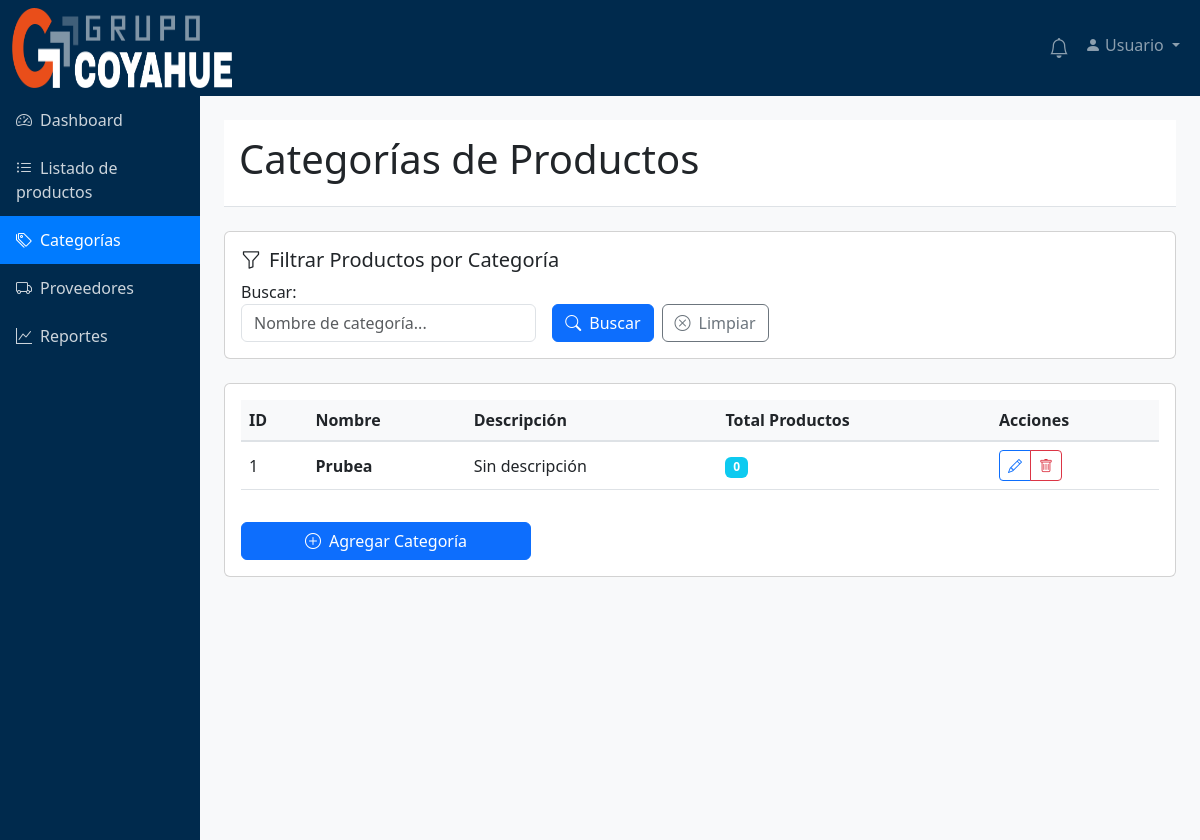
Page /api/categorias/ on the earlier database version.
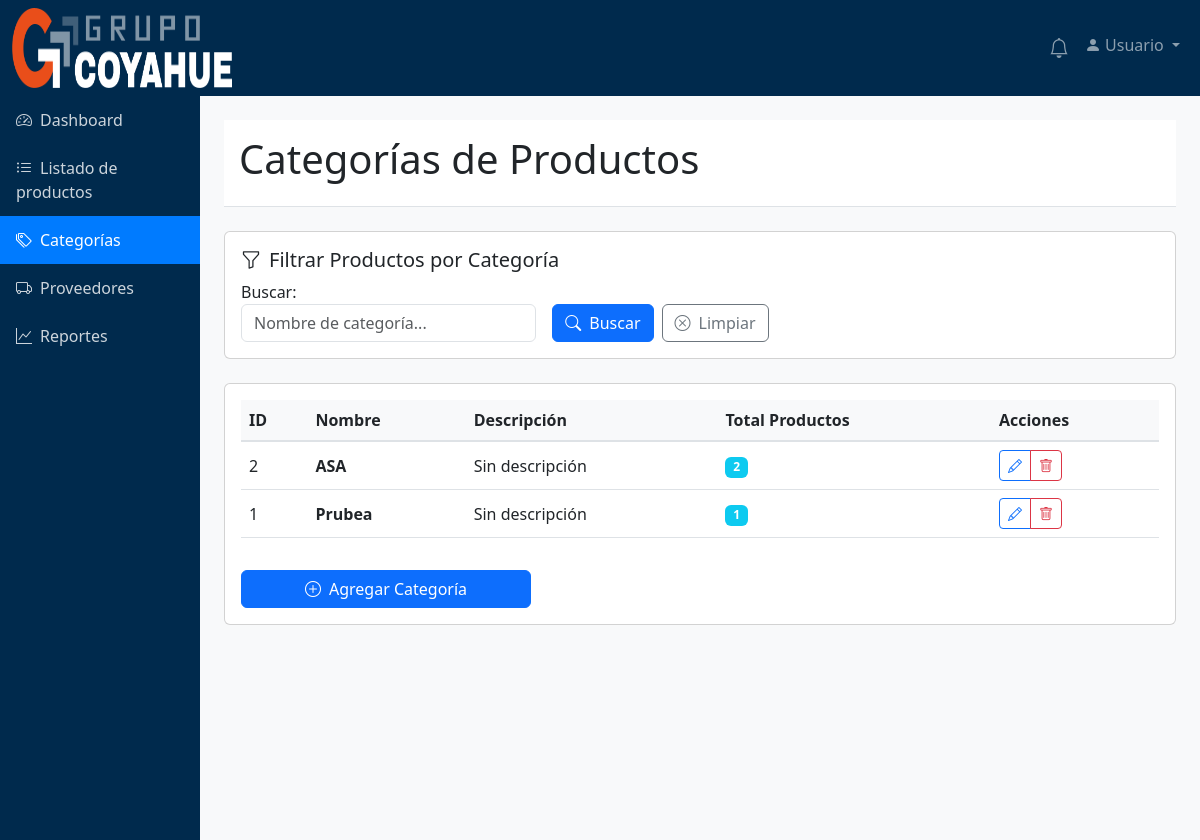
Same page on the later database version.
### app_inventario/models.py (models this page shows, shortened)
class Categorias(models.Model):
    nombre = models.CharField(max_length=100, unique=True)
    imagen =models.ImageField(upload_to='categorias/', blank=True, null=True)
    class Meta:
        verbose_name_plural = "Categorías"

### app_inventario/views.py (the view)
# urls.py: path('categorias/', views.categorias_list, name='categorias'),
def categorias_list(request):
    categorias = Categorias.objects.all()
    filter_form = CategoriasFilterForm(request.GET)
    if filter_form.is_valid():
        search = filter_form.cleaned_data.get("search")
        if search:
            categorias = categorias.filter(
                Q(nombre__icontains=search)
                | Q(descripcion__icontains=search)
            )
    categorias = categorias.order_by("nombre")
    context = {
        "categorias": categorias,
        "filter_form": filter_form,
        "total_categorias": categorias.count(),
    }
    return render(request, "listar_categorias.html", context)

### app_inventario/forms.py
class CategoriasFilterForm(forms.Form):
    search = forms.CharField(
        required=False,
        label='Buscar',
        widget=forms.TextInput(attrs={
            'class': 'form-control',
            'placeholder': 'Nombre de categoría...'
        })
    )

### app_inventario/templates/listar_categorias.html (shortened to what the changed rows need)
<!DOCTYPE html>
{% load static %}
<html lang="es">
<head>
    <link href="https://cdn.jsdelivr.net/npm/bootstrap@5.3.0-alpha1/dist/css/bootstrap.min.css" rel="stylesheet">
    <link rel="stylesheet" href="https://cdn.jsdelivr.net/npm/bootstrap-icons@1.10.0/font/bootstrap-icons.css">
    <link href="{% static 'css/styles.css' %}" rel="stylesheet">
</head>
<body>
    <div class="container-fluid">
        <div class="row">
            <div class="col-md-10 p-4">
                <div class="content-header mb-4">
                    <h1>Categorías de Productos</h1>
                </div>
                <div class="card">
                    <div class="card-body">
                        <div class="table-responsive">
                            <table class="table table-hover align-middle">
                                <thead>
                                    <tr>
                                        <th>ID</th>
                                        <th>Nombre</th>
                                        <th>Descripción</th>
                                        <th>Total Productos</th>
                                        <th>Acciones</th>
                                    </tr>
                                </thead>
                                <tbody>
                                    {% if categorias %}
                                        {% for categoria in categorias %}
                                        <tr>
                                            <td>{{ categoria.id }}</td>
                                            <td><strong>{{ categoria.nombre }}</strong></td>
                                            <td>{{ categoria.descripcion|default:"Sin descripción" }}</td>
                                            <td>
                                                <span class="badge bg-info">{{ categoria.productos.count }}</span>
                                            </td>
                                            <td>
                                                <div class="btn-group btn-group-sm" role="group">
                                                    <a href="{% url 'categoria_edit' categoria.id %}" class="btn btn-outline-primary" title="Editar">
                                                        <i class="bi bi-pencil"></i>
                                                    </a>
                                                    <a href="{% url 'categoria_delete' categoria.id %}" class="btn btn-outline-danger" title="Eliminar">
                                                        <i class="bi bi-trash"></i>
                                                    </a>
                                                </div>
                                            </td>
                                        </tr>
                                        {% endfor %}
                                    {% endif %}
                                </tbody>
                            </table>
                        </div>
                    </div>
                </div>
            </div>
        </div>
    </div>
</body>
</html>

Differences in the rows shown:
added Categorias: id "2", nombre "ASA", descripcion "Sin descripción", productos.count "2"
computed for Categorias "Prubea": productos.count "0" → "1"
